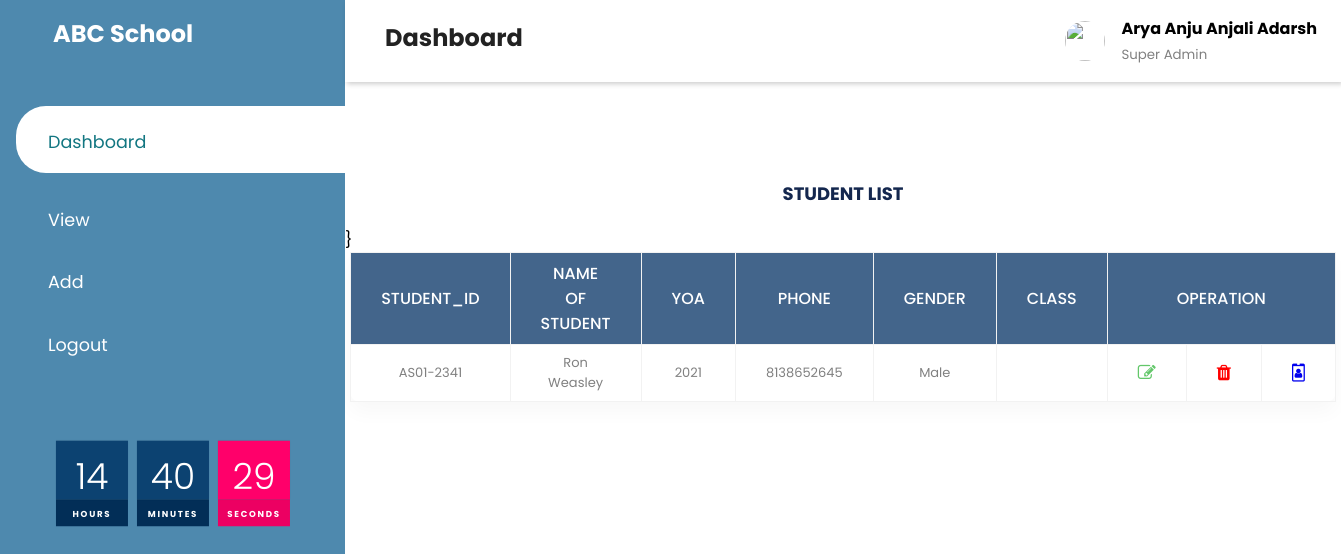
The page /search.php on the database as committed earlier.
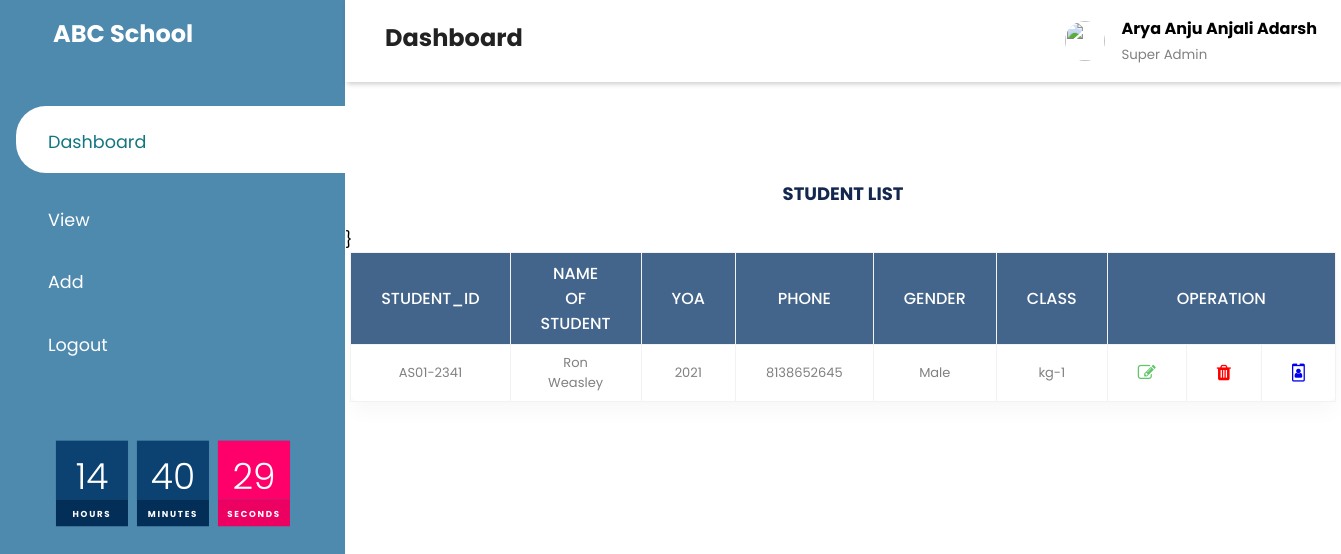
The same page on the database as committed later.
### search.php (the view, shortened to what this page needs)
<!DOCTYPE html>
<html lang="en" dir="ltr">
  <head>
    <link rel="stylesheet" href="https://maxst.icons8.com/vue-static/landings/line-awesome/line-awesome/1.3.0/css/line-awesome.min.css">
    <link rel="stylesheet" href="panel.css">
    <?php include 'src/tablelinks.php';?>
    <?php include 'src/tablestyles.php';?>
  </head>
  <body>
    <div class="sidebar">
      <div class="sidebar-brand">
        <h2><span class="lab la-accusoft"></span> ABC School</h2>
      </div>
      <div class="sidebar-menu">
        <ul>
          <li>
            <a href="panel.php" class="active"><span class="las la-school"></span>
              <span>Dashboard</span></a>
          </li>
          <li>
            <a href="src/chooseclass.php"><span class="las la-user-graduate"></span>
              <span>View</span></a>
          </li>
          <li>
            <a href="src/addstudent.php"><span class="las la-graduation-cap"></span>
              <span>Add</span></a>
          </li>
          <li>
            <a href="index.php"><span class="las la-user-minus"></span>
              <span>Logout</span></a>
          </li>
          <li>
             <div id="clock">
               <div id="time">
                 <div>
                   <span id="hour">00</span>
                   <span>hours</span>
                 </div>
                 <div>
                   <span id="minute">00</span>
                   <span>minutes</span>
                 </div>
                 <div>
                   <span id="second">00</span>
                   <span>seconds</span>
                 </div>
               </div>
             </div>
          </li>
        </ul>
      </div>
    </div>
    <div class="main-content">
       <header>
         <h2>
           <label for="">
             <span class="las la-bars"></span>
           </label>
           Dashboard
         </h2>
         <div class="user-wrapper">
           <img src="https://img.icons8.com/pastel-glyph/64/000000/user-male--v1.png" width="40px" height="40px"/>
           <div>
             <h4>Arya Anju Anjali Adarsh</h4>
             <small>Super Admin</small>
           </div>
         </div>
       </header>
                <br><br><br><br><br><br><br><br>
                <div class="main-div">
                <h1>STUDENT LIST</h1>
                <table>
                  <thead>
                    <tr>
                      <th>student_id</th>
                      <th>name of student</th>
                      <th>YOA</th>
                      <th>Phone</th>
                      <th>gender</th>
                      <th>class</th>
                      <th colspan="3">operation</th>
                    </tr>
                    <tbody>
<?php
$conn= new mysqli("localhost","root","","miniproject");
    $name = $_POST['valueToSearch'];
$res = mysqli_query($conn, "SELECT * FROM `kg-1` WHERE name LIKE '{$name}%' OR last_name LIKE '{$name}%' ORDER BY name ASC");
while ($row = mysqli_fetch_array($res))
{
?>
<tr>
<td><?php echo $row['student_id']; ?></td>
<td><?php echo $row['name'];?> <?php echo $row['last_name'];?></td>
<td><?php echo $row['yoa'];?></td>
<td><?php echo $row['parent'];?></td>
<td><?php echo $row['gender'];?></td>
<td><?php echo $row['class'];?></td>
<td><a href="src/editstudent.php?id=<?php echo $row['id']; ?>"><i class="fa fa-edit" aria-hidden="true"></i></td>
<td><a href="src/deletestudent.php?id=<?php echo $row['id']; ?>"><i class="fa fa-trash" aria-hidden="true"></i></td>
<td><a href="src/student.php?id=<?php echo $row['id']; ?>"><i class="fa fa-id-badge" aria-hidden="true"></i></td>
</tr>
 <?php
}mysqli_close($conn);
?>
</tbody>
</thead>
</table>
</div>
</body>
</html>

### src/tablelinks.php (shortened to what this page needs)
<link rel="stylesheet" href="https://cdnjs.cloudflare.com/ajax/libs/font-awesome/4.7.0/css/font-awesome.min.css"
integrity="sha512-SfTiTlX6kk+qitfevl/7LibUOeJWlt9rbyDn92a1DqWOw9vWG2MFoays0sgObmWazO5BQPiFucnnEAjpAB+/Sw==" />

### src/tablestyles.php (shortened to what this page needs)
<!DOCTYPE html>
<html>
<head>
</head>
</html>

### panel.css (style rules this page uses)
* { padding: 0; margin: 0; box-sizing: border-box; list-style-type: none; font-family: 'Poppins', sans-serif; text-decoration: none; }
.sidebar { width: 345px; position: fixed; left: 0; top: 0; height: 100%; background: #4e89ae; z-index: 100%; }
.sidebar-brand { height: 90px; padding: 1rem 0rem 1rem 2rem; color: #fff; }
.sidebar-menu { margin-top: 1rem; }
.sidebar-menu li { width: 100%; margin-bottom: 1.7rem; padding-left: 1rem; }
.sidebar-menu a { padding-left: 1rem; display: block; color: #fff; font-size: 1.1rem; }
.sidebar-menu a.active { background: #fff; padding-top: 1rem; padding-bottom: 1rem; color: #127681; border-radius: 30px 0px 0px 30px; }
.sidebar-menu a span:first-child { font-size: 1.5rem; padding-right: 1rem; }
.main-content { margin-left: 345px; }
header { display: flex; justify-content: space-between; padding: 1rem 1.5rem; box-shadow: 2px 2px 5px rgba(0,0,0,0.2); position: fixed; left: 345px; width: calc(100% - 345px); top: 0; z-index: 100; }
header h2 { color: #222; }
header label span { font-size: 1.7rem; padding-right: 1rem; }
.user-wrapper { display: flex; align-items: center; }
.user-wrapper img { border-radius: 50%; margin-right: 1rem; }
.user-wrapper small { display: inline-block; color: grey; }
#clock { padding-top: 15%; padding-left: 6%; }
#clock #time { display: flex; transform: scale(0.9); }
#clock #time div { position: relative; margin: 0 5px; }
#clock #time div span { position: relative; display: block; width: 80px; height: 65px; background: #0C4271; color: #fff; display: flex; font-weight: 300; text-align: center; justify-content: center; font-size: 2.5em; padding-top: 10px; z-index: 10; box-shadow: 0 0 1px rgba(0,0,0,0.2); }
#clock #time div span:nth-child(2) { height: 30px; font-size: 0.6em; letter-spacing: 0.2em; font-weight: 700; z-index: 9; box-shadow: none; background: #022E57; text-transform: uppercase; color: #fff; padding-bottom: 15px; }
#clock #time div:last-child span { background: #ff006a; }
#clock #time div:last-child span:nth-child(2) { background: #ec0062; color: #fff; }

### src/tablestyles.php (style rules this page uses)
* { margin: 0;padding: 0;box-sizing :border-box;font-family: 'Poppins', sans-serif; }
.main-div { width:100%; height:100vh; display :flex; flex-direction: :column; justify-content:center; align-items:center; }
h1 { font-size:18px; color:#14274e; text-align: center; margin-top: -20px; margin-bottom: 20px; }
table { border-collapse:collapse; background-color:#fff; box-shadow: 0 10px 20px 0 rgba(0,0,0,.03); border-radius: 10px; margin : auto; width:30%; }
th,td { border:1px solid #f2f2f2; padding: 8px 30px; text-align: center; color: grey; }
th { text-transform: uppercase; font-weight: 500; background: #43658b; color:white; }
td { font-size: 13px; }
.fa { font-size:18px }
.fa-edit { color:#63c76a; }
.fa-trash { color:#ff0000; }
a { text-decoration: none; display:flex; justify-content: center; }

Rows that differ between the two databases and show on the page:
changed kg-1 "AS01-2341": class (not shown) → "kg-1"
